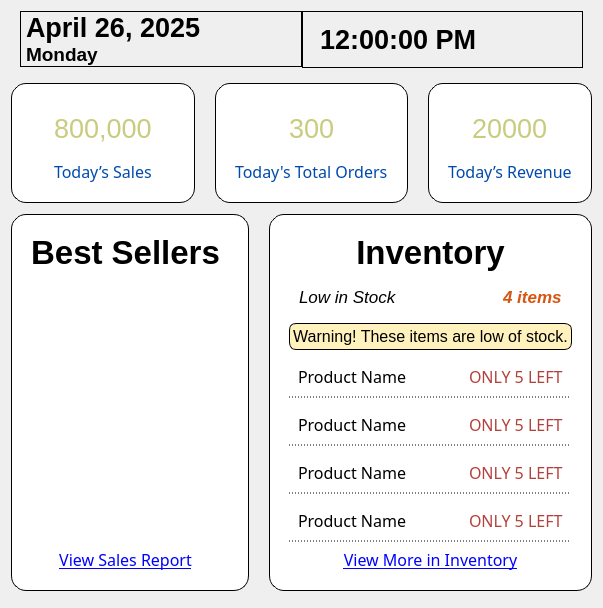
      <widget class="QWidget" name="pageDashboard">
       <layout class="QVBoxLayout" name="verticalLayout_2">
        <item alignment="Qt::AlignTop">
         <widget class="QWidget" name="header" native="true">
          <layout class="QHBoxLayout" name="horizontalLayout_2">
           <property name="spacing">
            <number>0</number>
           </property>
           <property name="leftMargin">
            <number>0</number>
           </property>
           <property name="topMargin">
            <number>0</number>
           </property>
           <property name="rightMargin">
            <number>0</number>
           </property>
           <property name="bottomMargin">
            <number>0</number>
           </property>
           <item>
            <widget class="QWidget" name="dateday" native="true">
             <property name="styleSheet">
              <string notr="true"/>
             </property>
             <layout class="QHBoxLayout" name="horizontalLayout_3">
              <property name="topMargin">
               <number>0</number>
              </property>
              <property name="rightMargin">
               <number>0</number>
              </property>
              <item alignment="Qt::AlignTop">
               <widget class="QLabel" name="realdateday">
                <property name="font">
                 <font>
                  <pointsize>15</pointsize>
                 </font>
                </property>
                <property name="styleSheet">
                 <string notr="true">QLabel {
    background-color: transparent;
    border: 1px solid black;
}
</string>
                </property>
                <property name="text">
                 <string>&lt;html&gt;&lt;head/&gt;&lt;body&gt;&lt;p&gt;&lt;span style=&quot; font-size:20pt; font-weight:600;&quot;&gt;April 26, 2025&lt;/span&gt;&lt;span style=&quot; font-size:20pt; font-weight:600;&quot;&gt;&lt;br/&gt;&lt;/span&gt;&lt;span style=&quot; font-size:14pt; font-weight:600;&quot;&gt;Monday&lt;/span&gt;&lt;/p&gt;&lt;/body&gt;&lt;/html&gt;</string>
                </property>
               </widget>
              </item>
             </layout>
            </widget>
           </item>
           <item>
            <widget class="QWidget" name="time" native="true">
             <layout class="QHBoxLayout" name="horizontalLayout_4">
              <property name="leftMargin">
               <number>0</number>
              </property>
              <property name="topMargin">
               <number>0</number>
              </property>
              <item alignment="Qt::AlignTop">
               <widget class="QLabel" name="realtime">
                <property name="font">
                 <font>
                  <pointsize>15</pointsize>
                 </font>
                </property>
                <property name="styleSheet">
                 <string notr="true">QLabel {
    background-color: transparent;
    border: 1px solid black;
    padding: 12px;
    text-align: center;
}
</string>
                </property>
                <property name="text">
                 <string>&lt;html&gt;&lt;head/&gt;&lt;body&gt;&lt;p&gt;&lt;span style=&quot; font-size:20pt; font-weight:600;&quot;&gt;12:00:00 PM&lt;/span&gt;&lt;/p&gt;&lt;/body&gt;&lt;/html&gt;</string>
                </property>
               </widget>
              </item>
             </layout>
            </widget>
           </item>
          </layout>
         </widget>
        </item>
        <item>
         <widget class="QWidget" name="records" native="true">
          <property name="styleSheet">
           <string notr="true">QWidget{
background: transparent;}


#orderss {
    background-color: white;
    border: 1px solid black;
	border-radius: 15;
    padding: 10px;
}

#saless {
    background-color: white;
    border: 1px solid black;
	border-radius: 15;
    padding: 10px;
}

#revenue {
    background-color: white;
    border: 1px solid black;
	border-radius: 15;
    padding: 10px;
}
</string>
          </property>
          <layout class="QHBoxLayout" name="horizontalLayout_5">
           <property name="spacing">
            <number>20</number>
           </property>
           <property name="leftMargin">
            <number>0</number>
           </property>
           <property name="topMargin">
            <number>0</number>
           </property>
           <property name="rightMargin">
            <number>0</number>
           </property>
           <property name="bottomMargin">
            <number>0</number>
           </property>
           <item>
            <widget class="QFrame" name="saless">
             <property name="styleSheet">
              <string notr="true"/>
             </property>
             <property name="frameShape">
              <enum>QFrame::StyledPanel</enum>
             </property>
             <property name="frameShadow">
              <enum>QFrame::Raised</enum>
             </property>
             <layout class="QVBoxLayout" name="verticalLayout_5">
              <item>
               <widget class="QFrame" name="frame">
                <property name="frameShape">
                 <enum>QFrame::StyledPanel</enum>
                </property>
                <property name="frameShadow">
                 <enum>QFrame::Raised</enum>
                </property>
                <layout class="QHBoxLayout" name="horizontalLayout_6">
                 <item>
                  <widget class="QLabel" name="label_6">
                   <property name="maximumSize">
                    <size>
                     <width>50</width>
                     <height>40</height>
                    </size>
                   </property>
                   <property name="text">
                    <string/>
                   </property>
                   <property name="pixmap">
                    <pixmap>moneyhand_icon.svg</pixmap>
                   </property>
                   <property name="scaledContents">
                    <bool>true</bool>
                   </property>
                  </widget>
                 </item>
                 <item alignment="Qt::AlignHCenter">
                  <widget class="QLabel" name="label">
                   <property name="font">
                    <font>
                     <family>MS Shell Dlg 2</family>
                     <pointsize>20</pointsize>
                    </font>
                   </property>
                   <property name="styleSheet">
                    <string notr="true">color:#c9cc7f;
font-family: &quot;MS Shell Dlg 2&quot;, sans-serif;
background: transparent;
</string>
                   </property>
                   <property name="text">
                    <string>800,000</string>
                   </property>
                  </widget>
                 </item>
                 <item>
                  <widget class="QLabel" name="label_4">
                   <property name="maximumSize">
                    <size>
                     <width>45</width>
                     <height>30</height>
                    </size>
                   </property>
                   <property name="text">
                    <string/>
                   </property>
                   <property name="pixmap">
                    <pixmap>up.png</pixmap>
                   </property>
                   <property name="scaledContents">
                    <bool>true</bool>
                   </property>
                  </widget>
                 </item>
                </layout>
               </widget>
              </item>
              <item alignment="Qt::AlignHCenter">
               <widget class="QLabel" name="label_5">
                <property name="font">
                 <font>
                  <family>Poppins</family>
                  <pointsize>12</pointsize>
                 </font>
                </property>
                <property name="styleSheet">
                 <string notr="true">color: #004aad;
font-family: 'Poppins', Medium;
background: transparent;</string>
                </property>
                <property name="text">
                 <string>Today’s Sales</string>
                </property>
               </widget>
              </item>
             </layout>
            </widget>
           </item>
           <item>
            <widget class="QFrame" name="orderss">
             <property name="styleSheet">
              <string notr="true"/>
             </property>
             <property name="frameShape">
              <enum>QFrame::StyledPanel</enum>
             </property>
             <property name="frameShadow">
              <enum>QFrame::Raised</enum>
             </property>
             <layout class="QVBoxLayout" name="verticalLayout_8">
              <item>
               <widget class="QFrame" name="frame_2">
                <property name="frameShape">
                 <enum>QFrame::StyledPanel</enum>
                </property>
                <property name="frameShadow">
                 <enum>QFrame::Raised</enum>
                </property>
                <layout class="QHBoxLayout" name="horizontalLayout_8">
                 <item>
                  <widget class="QLabel" name="label_11">
                   <property name="maximumSize">
                    <size>
                     <width>50</width>
                     <height>40</height>
                    </size>
                   </property>
                   <property name="text">
                    <string/>
                   </property>
                   <property name="pixmap">
                    <pixmap>moneyhand_icon.svg</pixmap>
                   </property>
                   <property name="scaledContents">
                    <bool>true</bool>
                   </property>
                  </widget>
                 </item>
                 <item alignment="Qt::AlignHCenter">
                  <widget class="QLabel" name="label_12">
                   <property name="font">
                    <font>
                     <family>MS Shell Dlg 2</family>
                     <pointsize>20</pointsize>
                    </font>
                   </property>
                   <property name="styleSheet">
                    <string notr="true">color:#c9cc7f;
font-family: &quot;MS Shell Dlg 2&quot;, sans-serif;
background: transparent;
</string>
                   </property>
                   <property name="text">
                    <string>300</string>
                   </property>
                  </widget>
                 </item>
                 <item>
                  <widget class="QLabel" name="label_13">
                   <property name="maximumSize">
                    <size>
                     <width>45</width>
                     <height>30</height>
                    </size>
                   </property>
                   <property name="text">
                    <string/>
                   </property>
                   <property name="pixmap">
                    <pixmap>up.png</pixmap>
                   </property>
                   <property name="scaledContents">
                    <bool>true</bool>
                   </property>
                  </widget>
                 </item>
                </layout>
               </widget>
              </item>
              <item alignment="Qt::AlignHCenter">
               <widget class="QLabel" name="label_7">
                <property name="font">
                 <font>
                  <family>Poppins</family>
                  <pointsize>12</pointsize>
                 </font>
                </property>
                <property name="styleSheet">
                 <string notr="true">color: #004aad;
font-family: 'Poppins', Medium;
background: transparent;</string>
                </property>
                <property name="text">
                 <string>Today's Total Orders</string>
                </property>
               </widget>
              </item>
             </layout>
            </widget>
           </item>
           <item>
            <widget class="QFrame" name="revenue">
             <property name="styleSheet">
              <string notr="true"/>
             </property>
             <property name="frameShape">
              <enum>QFrame::StyledPanel</enum>
             </property>
             <property name="frameShadow">
              <enum>QFrame::Raised</enum>
             </property>
             <layout class="QVBoxLayout" name="verticalLayout_7">
              <item>
               <widget class="QFrame" name="frame_3">
                <property name="frameShape">
                 <enum>QFrame::StyledPanel</enum>
                </property>
                <property name="frameShadow">
                 <enum>QFrame::Raised</enum>
                </property>
                <layout class="QHBoxLayout" name="horizontalLayout_10">
                 <item>
                  <widget class="QLabel" name="label_18">
                   <property name="maximumSize">
                    <size>
                     <width>50</width>
                     <height>40</height>
                    </size>
                   </property>
                   <property name="text">
                    <string/>
                   </property>
                   <property name="pixmap">
                    <pixmap>moneyhand_icon.svg</pixmap>
                   </property>
                   <property name="scaledContents">
                    <bool>true</bool>
                   </property>
                  </widget>
                 </item>
                 <item alignment="Qt::AlignHCenter">
                  <widget class="QLabel" name="label_19">
                   <property name="font">
                    <font>
                     <family>MS Shell Dlg 2</family>
                     <pointsize>20</pointsize>
                    </font>
                   </property>
                   <property name="styleSheet">
                    <string notr="true">color:#c9cc7f;
font-family: &quot;MS Shell Dlg 2&quot;, sans-serif;
background: transparent;
</string>
                   </property>
                   <property name="text">
                    <string>20000</string>
                   </property>
                  </widget>
                 </item>
                 <item>
                  <widget class="QLabel" name="label_20">
                   <property name="maximumSize">
                    <size>
                     <width>45</width>
                     <height>30</height>
                    </size>
                   </property>
                   <property name="text">
                    <string/>
                   </property>
                   <property name="pixmap">
                    <pixmap>up.png</pixmap>
                   </property>
                   <property name="scaledContents">
                    <bool>true</bool>
                   </property>
                  </widget>
                 </item>
                </layout>
               </widget>
              </item>
              <item alignment="Qt::AlignHCenter">
               <widget class="QLabel" name="label_14">
                <property name="font">
                 <font>
                  <family>Poppins</family>
                  <pointsize>12</pointsize>
                 </font>
                </property>
                <property name="styleSheet">
                 <string notr="true">color: #004aad;
font-family: 'Poppins', Medium;
background: transparent;</string>
                </property>
                <property name="text">
                 <string>Today’s Revenue</string>
                </property>
               </widget>
              </item>
             </layout>
            </widget>
           </item>
          </layout>
         </widget>
        </item>
        <item>
         <widget class="QWidget" name="graph" native="true">
          <property name="sizePolicy">
           <sizepolicy hsizetype="Preferred" vsizetype="Expanding">
            <horstretch>0</horstretch>
            <verstretch>0</verstretch>
           </sizepolicy>
          </property>
          <property name="styleSheet">
           <string notr="true">QWidget{
background: transparent;}


#bestSell {
    background-color: white;
    border: 1px solid black;
	border-radius: 15;
    padding: 10px;
}
#Inventory{
    background-color: white;
    border: 1px solid black;
	border-radius: 15;
    padding: 10px;
}</string>
          </property>
          <layout class="QHBoxLayout" name="horizontalLayout_11">
           <property name="spacing">
            <number>20</number>
           </property>
           <property name="leftMargin">
            <number>0</number>
           </property>
           <property name="topMargin">
            <number>5</number>
           </property>
           <property name="rightMargin">
            <number>0</number>
           </property>
           <property name="bottomMargin">
            <number>6</number>
           </property>
           <item>
            <widget class="QFrame" name="bestSell">
             <property name="styleSheet">
              <string notr="true"/>
             </property>
             <property name="frameShape">
              <enum>QFrame::StyledPanel</enum>
             </property>
             <property name="frameShadow">
              <enum>QFrame::Raised</enum>
             </property>
             <layout class="QVBoxLayout" name="verticalLayout_9">
              <property name="leftMargin">
               <number>0</number>
              </property>
              <property name="rightMargin">
               <number>9</number>
              </property>
              <item>
               <widget class="QLabel" name="label_21">
                <property name="sizePolicy">
                 <sizepolicy hsizetype="Minimum" vsizetype="Fixed">
                  <horstretch>0</horstretch>
                  <verstretch>0</verstretch>
                 </sizepolicy>
                </property>
                <property name="font">
                 <font>
                  <pointsize>25</pointsize>
                  <weight>75</weight>
                  <bold>true</bold>
                 </font>
                </property>
                <property name="layoutDirection">
                 <enum>Qt::LeftToRight</enum>
                </property>
                <property name="styleSheet">
                 <string notr="true"/>
                </property>
                <property name="text">
                 <string>Best Sellers</string>
                </property>
                <property name="alignment">
                 <set>Qt::AlignHCenter|Qt::AlignTop</set>
                </property>
               </widget>
              </item>
              <item>
               <widget class="QFrame" name="chart">
                <property name="sizePolicy">
                 <sizepolicy hsizetype="Preferred" vsizetype="Expanding">
                  <horstretch>0</horstretch>
                  <verstretch>0</verstretch>
                 </sizepolicy>
                </property>
                <property name="styleSheet">
                 <string notr="true">background-color: white;
border: none;
</string>
                </property>
                <property name="frameShape">
                 <enum>QFrame::StyledPanel</enum>
                </property>
                <property name="frameShadow">
                 <enum>QFrame::Raised</enum>
                </property>
               </widget>
              </item>
              <item>
               <widget class="QPushButton" name="ViewSalesbtn">
                <property name="font">
                 <font>
                  <family>Poppins</family>
                  <pointsize>12</pointsize>
                  <underline>true</underline>
                 </font>
                </property>
                <property name="styleSheet">
                 <string notr="true">QPushButton{color: blue;
font-family: 'Poppins', Medium;
text-decoration: underline;
border: none;
background: transparent;}
QPushButton:hover {
color:#8d2721;
}
</string>
                </property>
                <property name="text">
                 <string>View Sales Report</string>
                </property>
               </widget>
              </item>
             </layout>
            </widget>
           </item>
           <item>
            <widget class="QFrame" name="Inventory">
             <property name="styleSheet">
              <string notr="true">#p1,#p2,#p3,#p4{
    border: none;
    border-bottom: 1px dotted black;
}
</string>
             </property>
             <property name="frameShape">
              <enum>QFrame::StyledPanel</enum>
             </property>
             <property name="frameShadow">
              <enum>QFrame::Raised</enum>
             </property>
             <layout class="QVBoxLayout" name="verticalLayout_10">
              <item>
               <widget class="QLabel" name="inventorylabel">
                <property name="sizePolicy">
                 <sizepolicy hsizetype="Minimum" vsizetype="Fixed">
                  <horstretch>0</horstretch>
                  <verstretch>0</verstretch>
                 </sizepolicy>
                </property>
                <property name="font">
                 <font>
                  <pointsize>25</pointsize>
                  <weight>75</weight>
                  <bold>true</bold>
                 </font>
                </property>
                <property name="layoutDirection">
                 <enum>Qt::LeftToRight</enum>
                </property>
                <property name="styleSheet">
                 <string notr="true"/>
                </property>
                <property name="text">
                 <string>Inventory</string>
                </property>
                <property name="alignment">
                 <set>Qt::AlignHCenter|Qt::AlignTop</set>
                </property>
               </widget>
              </item>
              <item>
               <widget class="QFrame" name="alertframe">
                <property name="frameShape">
                 <enum>QFrame::StyledPanel</enum>
                </property>
                <property name="frameShadow">
                 <enum>QFrame::Raised</enum>
                </property>
                <layout class="QHBoxLayout" name="horizontalLayout_12">
                 <item alignment="Qt::AlignLeft">
                  <widget class="QLabel" name="lowstock">
                   <property name="font">
                    <font>
                     <pointsize>13</pointsize>
                     <weight>50</weight>
                     <italic>true</italic>
                     <bold>false</bold>
                    </font>
                   </property>
                   <property name="text">
                    <string>Low in Stock</string>
                   </property>
                  </widget>
                 </item>
                 <item alignment="Qt::AlignRight">
                  <widget class="QLabel" name="label_24">
                   <property name="font">
                    <font>
                     <pointsize>13</pointsize>
                     <weight>75</weight>
                     <italic>true</italic>
                     <bold>true</bold>
                    </font>
                   </property>
                   <property name="styleSheet">
                    <string notr="true">color: #d75413;
background: transparent;</string>
                   </property>
                   <property name="text">
                    <string>4 items</string>
                   </property>
                  </widget>
                 </item>
                </layout>
               </widget>
              </item>
              <item>
               <widget class="QLabel" name="label_25">
                <property name="font">
                 <font>
                  <pointsize>12</pointsize>
                 </font>
                </property>
                <property name="layoutDirection">
                 <enum>Qt::LeftToRight</enum>
                </property>
                <property name="styleSheet">
                 <string notr="true">color: #000000;
border: 1px solid #000000; 
border-radius: 7px; 
padding: 3px; 
background-color: #fff2bd; 
</string>
                </property>
                <property name="text">
                 <string>Warning! These items are low of stock.</string>
                </property>
                <property name="alignment">
                 <set>Qt::AlignCenter</set>
                </property>
               </widget>
              </item>
              <item>
               <widget class="QFrame" name="p1">
                <property name="frameShape">
                 <enum>QFrame::StyledPanel</enum>
                </property>
                <property name="frameShadow">
                 <enum>QFrame::Raised</enum>
                </property>
                <layout class="QHBoxLayout" name="horizontalLayout_13">
                 <item>
                  <widget class="QLabel" name="label_22">
                   <property name="font">
                    <font>
                     <family>Poppins</family>
                     <pointsize>12</pointsize>
                     <weight>50</weight>
                     <bold>false</bold>
                    </font>
                   </property>
                   <property name="text">
                    <string>Product Name</string>
                   </property>
                  </widget>
                 </item>
                 <item alignment="Qt::AlignRight">
                  <widget class="QLabel" name="label_28">
                   <property name="font">
                    <font>
                     <family>Poppins</family>
                     <pointsize>12</pointsize>
                     <weight>50</weight>
                     <bold>false</bold>
                    </font>
                   </property>
                   <property name="styleSheet">
                    <string notr="true">color: #b2423c;
background: transparent;</string>
                   </property>
                   <property name="text">
                    <string>ONLY 5 LEFT</string>
                   </property>
                  </widget>
                 </item>
                </layout>
               </widget>
              </item>
              <item>
               <widget class="QFrame" name="p2">
                <property name="frameShape">
                 <enum>QFrame::StyledPanel</enum>
                </property>
                <property name="frameShadow">
                 <enum>QFrame::Raised</enum>
                </property>
                <layout class="QHBoxLayout" name="horizontalLayout_14">
                 <item alignment="Qt::AlignLeft">
                  <widget class="QLabel" name="label_27">
                   <property name="font">
                    <font>
                     <family>Poppins</family>
                     <pointsize>12</pointsize>
                    </font>
                   </property>
                   <property name="text">
                    <string>Product Name</string>
                   </property>
                  </widget>
                 </item>
                 <item alignment="Qt::AlignRight">
                  <widget class="QLabel" name="label_29">
                   <property name="font">
                    <font>
                     <family>Poppins</family>
                     <pointsize>12</pointsize>
                    </font>
                   </property>
                   <property name="styleSheet">
                    <string notr="true">color: #b2423c;
background: transparent;</string>
                   </property>
                   <property name="text">
                    <string>ONLY 5 LEFT</string>
                   </property>
                  </widget>
                 </item>
                </layout>
               </widget>
              </item>
              <item>
               <widget class="QFrame" name="p3">
                <property name="frameShape">
                 <enum>QFrame::StyledPanel</enum>
                </property>
                <property name="frameShadow">
                 <enum>QFrame::Raised</enum>
                </property>
                <layout class="QHBoxLayout" name="horizontalLayout_15">
                 <item alignment="Qt::AlignLeft">
                  <widget class="QLabel" name="label_23">
                   <property name="font">
                    <font>
                     <family>Poppins</family>
                     <pointsize>12</pointsize>
                    </font>
                   </property>
                   <property name="text">
                    <string>Product Name</string>
                   </property>
                  </widget>
                 </item>
                 <item alignment="Qt::AlignRight">
                  <widget class="QLabel" name="label_30">
                   <property name="font">
                    <font>
                     <family>Poppins</family>
                     <pointsize>12</pointsize>
                    </font>
                   </property>
                   <property name="styleSheet">
                    <string notr="true">color: #b2423c;
background: transparent;</string>
                   </property>
                   <property name="text">
                    <string>ONLY 5 LEFT</string>
                   </property>
                  </widget>
                 </item>
                </layout>
               </widget>
              </item>
              <item>
               <widget class="QFrame" name="p4">
                <property name="frameShape">
                 <enum>QFrame::StyledPanel</enum>
                </property>
                <property name="frameShadow">
                 <enum>QFrame::Raised</enum>
                </property>
                <layout class="QHBoxLayout" name="horizontalLayout_16">
                 <item alignment="Qt::AlignLeft">
                  <widget class="QLabel" name="label_26">
                   <property name="font">
                    <font>
                     <family>Poppins</family>
                     <pointsize>12</pointsize>
                    </font>
                   </property>
                   <property name="text">
                    <string>Product Name</string>
                   </property>
                  </widget>
                 </item>
                 <item alignment="Qt::AlignRight">
                  <widget class="QLabel" name="label_31">
                   <property name="font">
                    <font>
                     <family>Poppins</family>
                     <pointsize>12</pointsize>
                    </font>
                   </property>
                   <property name="styleSheet">
                    <string notr="true">color: #b2423c;
background: transparent;</string>
                   </property>
                   <property name="text">
                    <string>ONLY 5 LEFT</string>
                   </property>
                  </widget>
                 </item>
                </layout>
               </widget>
              </item>
              <item>
               <widget class="QPushButton" name="ViewSalesbtn_2">
                <property name="font">
                 <font>
                  <family>Poppins</family>
                  <pointsize>12</pointsize>
                  <underline>true</underline>
                 </font>
                </property>
                <property name="styleSheet">
                 <string notr="true">QPushButton{color: blue;
font-family: 'Poppins', Medium;
text-decoration: underline;
border: none;
background: transparent;}
QPushButton:hover {
color:#8d2721;
}
</string>
                </property>
                <property name="text">
                 <string>View More in Inventory</string>
                </property>
               </widget>
              </item>
             </layout>
            </widget>
           </item>
          </layout>
         </widget>
        </item>
       </layout>
      </widget>
